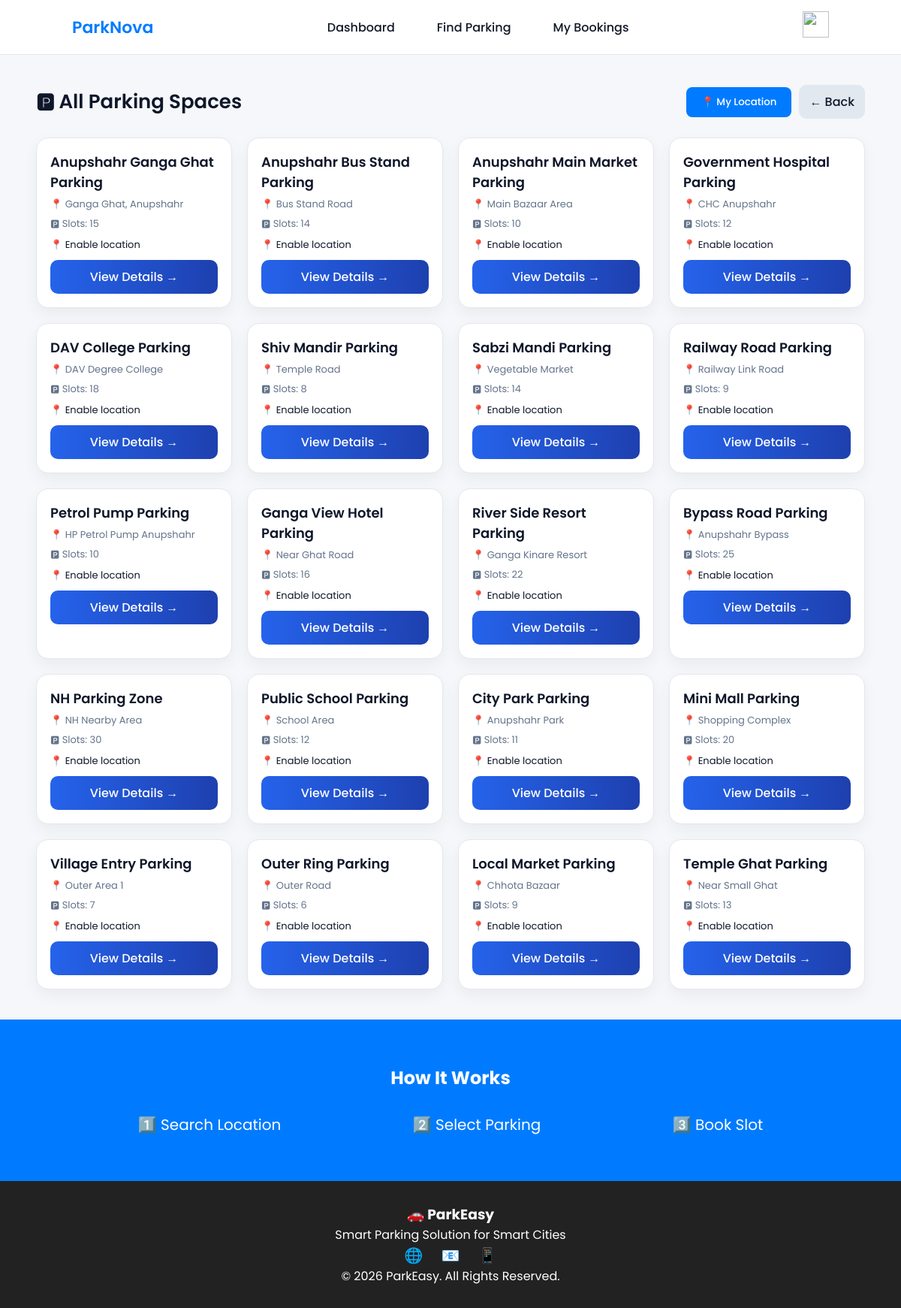
Screenshot of /all-parking/ with the database file from the repository.
### myapp/models.py (models this page shows, shortened)
class Parking(models.Model):
    name = models.CharField(max_length=100)
    address = models.CharField(max_length=200)
    price = models.IntegerField()
    available_slots = models.IntegerField(default=0)
    latitude = models.FloatField()
    longitude = models.FloatField()

### myapp/views.py (the view)
# urls.py: path('all-parking/', views.all_parkings, name='all_parking'),
def all_parkings(request):
    parkings = Parking.objects.all()
    user_lat = request.GET.get("lat")
    user_lng = request.GET.get("lng")
    if user_lat and user_lng:
        user_lat = float(user_lat)
        user_lng = float(user_lng)
        for p in parkings:
            p.distance = haversine(
                user_lat,
                user_lng,
                p.latitude,
                p.longitude
            )
    else:
        for p in parkings:
            p.distance = None
    return render(
        request,
        "all_parkings.html",
        {
            "parkings": parkings
        }
    )

### myapp/templates/all_parkings.html (shortened to what this page needs)
{% load static %}
<!DOCTYPE html>
<html>
<head>
    <link rel="stylesheet" href="{% static 'css/all_parkings-style.css' %}">
</head>
<body>
{% include 'nav2.html' %}
<div class="container">
    <div class="topbar">
        <h2>🅿 All Parking Spaces</h2>
        <div class="top-actions">
            <button class="btn" onclick="getLocation()">📍 My Location</button>
            <a href="{% url 'find_parking' %}" class="back-btn">← Back</a>
        </div>
    </div>
    <div class="grid">
        {% for p in parkings %}
        <div class="card">
            <h3 class="name">{{ p.name }}</h3>
            <p class="meta">📍 {{ p.address|default:"Address not available" }}</p>
            <p class="meta">🅿 Slots: {{ p.available_slots }}</p>
            {% if p.distance %}
                <p class="distance">📍 {{ p.distance|floatformat:2 }} km away</p>
            {% else %}
                <p class="distance">📍 Enable location</p>
            {% endif %}
            <a href="{% url 'parking_detail' p.id %}" class="book-btn">
                View Details →
            </a>
        </div>
        {% endfor %}
    </div>
</div>
{% include 'footer.html' %}
</body>
</html>

### myapp/templates/nav2.html (shortened to what this page needs)
{% load static %}
<!DOCTYPE html>
<html lang="en">
<head>
    <link rel="stylesheet" href="{%static 'css/nav2-style.css' %}">
</head>
<body>
<nav class="navbar">
    <div class="logo">ParkNova</div>
    <ul class="nav-links">
        <li><a href="{% url 'mydashboard' %}">Dashboard</a></li>
        <li><a href="{% url 'find_parking' %}">Find Parking</a></li>
        <li><a href="{% url 'my_bookings' %}">My Bookings</a></li>
    </ul>
    <div class="profile-menu">
        <img src="https://cdn-icons-png.flaticon.com/512/3135/3135715.png" class="profile-icon">
    </div>
</nav>
</body>
</html>

### myapp/templates/footer.html (shortened to what this page needs)
{% load static %}
<!DOCTYPE html>
<html lang="en">
<head>
    <link rel="stylesheet" href="{%static 'css/navbar-style.css' %}">
</head>
<body>
{% load static %}
<!DOCTYPE html>
<html lang="en">
<head>
    <link rel="stylesheet" href="{%static 'css/footer-style.css' %}">
</head>
<body>
<section class="steps">
    <h2>How It Works</h2>
    <div class="step-container">
        <div class="step">1️⃣ Search Location</div>
        <div class="step">2️⃣ Select Parking</div>
        <div class="step">3️⃣ Book Slot</div>
    </div>
</section>
<footer>
    <div class="footer-content">
        <h3>🚗 ParkEasy</h3>
        <p>Smart Parking Solution for Smart Cities</p>
        <div class="socials">
            <span>🌐</span>
            <span>📧</span>
            <span>📱</span>
        </div>
        <p class="copy">© 2026 ParkEasy. All Rights Reserved.</p>
    </div>
</footer>
</body>
</html>

### myapp/static/css/all_parkings-style.css (style rules this page uses)
* { margin: 0; padding: 0; box-sizing: border-box; font-family: 'Poppins', sans-serif; }
body { background: #f4f7fb; color: #0f172a; }
.container { width: 92%; max-width: 1200px; margin: 40px auto; }
.topbar { display: flex; justify-content: space-between; align-items: center; margin-bottom: 25px; }
.top-actions { display: flex; gap: 10px; align-items: center; margin-left: auto; }
.topbar h2 { font-size: 26px; font-weight: 600; color: #0f172a; }
.btn { background: linear-gradient(90deg, #2563eb, #1e40af); color: white; padding: 10px 16px; border: none; border-radius: 10px; cursor: pointer; font-weight: 500; transition: 0.3s; }
.back-btn { text-decoration: none; background: #e2e8f0; color: #0f172a; padding: 10px 14px; border-radius: 10px; font-weight: 500; transition: 0.3s; }
.grid { display: grid; grid-template-columns: repeat(auto-fit, minmax(260px, 1fr)); gap: 20px; }
.card { background: #ffffff; padding: 18px; border-radius: 16px; border: 1px solid #e5e7eb; box-shadow: 0 8px 20px rgba(0,0,0,0.05); transition: 0.3s; }
.name { font-size: 18px; font-weight: 600; margin-bottom: 6px; }
.meta { font-size: 13px; color: #64748b; margin-bottom: 6px; }
.distance { font-size: 13px; color: #0f172a; margin-top: 8px; }
.book-btn { display: block; text-align: center; padding: 10px; background: linear-gradient(90deg, #2563eb, #1e40af); color: white; border-radius: 10px; text-decoration: none; font-weight: 500; margin-top: 10px; transition: 0.3s; }

### myapp/static/css/nav2-style.css (style rules this page uses)
* { margin: 0; padding: 0; box-sizing: border-box; font-family: 'Poppins', sans-serif; }
.logo { font-size: 20px; font-weight: 600; color: #2563eb; }
.nav-links { list-style: none; display: flex; gap: 20px; }
.nav-links li a { text-decoration: none; color: #111827; font-weight: 500; transition: 0.2s; }
.profile-menu { position: relative; }
.profile-icon { width: 35px; height: 35px; cursor: pointer; }

### myapp/static/css/navbar-style.css (style rules this page uses)
:root { --primary: #007bff; --primary-dark: #0056b3; --bg: #f8fafc; --card: #ffffff; --text: #1e293b; --muted: #64748b; --border: #e2e8f0; }
* { margin: 0; padding: 0; box-sizing: border-box; font-family: 'Poppins', sans-serif; }
body { background: #f5f7fa; }
.navbar { display: flex; justify-content: space-between; align-items: center; padding: 15px 8%; background: white; border-bottom: 1px solid var(--border); position: sticky; top: 0; z-index: 1000; }
.logo { color: var(--primary); font-weight: 600; font-size: 22px; }
.nav-links { display: flex; list-style: none; }
.nav-links li { margin: 0 18px; }
.nav-links a { text-decoration: none; color: var(--text); font-weight: 500; position: relative; }
.nav-links a::after { content: ""; width: 0%; height: 2px; background: var(--primary); position: absolute; left: 0; bottom: -5px; transition: 0.3s; }
.btn { background: var(--primary); color: white; border: none; padding: 10px 20px; border-radius: 8px; cursor: pointer; transition: 0.25s; }

### myapp/static/css/footer-style.css (style rules this page uses)
.steps { padding: 60px 8%; background: #007bff; color: white; text-align: center; }
.step-container { display: flex; justify-content: space-around; margin-top: 30px; }
.step { font-size: 20px; }
footer { background: #222; color: white; padding: 30px; text-align: center; }
.socials span { margin: 10px; font-size: 20px; }

### rows the page displays
Parking: name "Anupshahr Ganga Ghat Parking", address "Ganga Ghat, Anupshahr", available_slots "15", shows "📍 Enable location"
Parking: name "Anupshahr Bus Stand Parking", address "Bus Stand Road", available_slots "14", shows "📍 Enable location"
Parking: name "Anupshahr Main Market Parking", address "Main Bazaar Area", available_slots "10", shows "📍 Enable location"
Parking: name "Government Hospital Parking", address "CHC Anupshahr", available_slots "12", shows "📍 Enable location"
Parking: name "DAV College Parking", address "DAV Degree College", available_slots "18", shows "📍 Enable location"
Parking: name "Shiv Mandir Parking", address "Temple Road", available_slots "8", shows "📍 Enable location"
Parking: name "Sabzi Mandi Parking", address "Vegetable Market", available_slots "14", shows "📍 Enable location"
Parking: name "Railway Road Parking", address "Railway Link Road", available_slots "9", shows "📍 Enable location"
Parking: name "Petrol Pump Parking", address "HP Petrol Pump Anupshahr", available_slots "10", shows "📍 Enable location"
Parking: name "Ganga View Hotel Parking", address "Near Ghat Road", available_slots "16", shows "📍 Enable location"
Parking: name "River Side Resort Parking", address "Ganga Kinare Resort", available_slots "22", shows "📍 Enable location"
Parking: name "Bypass Road Parking", address "Anupshahr Bypass", available_slots "25", shows "📍 Enable location"
Parking: name "NH Parking Zone", address "NH Nearby Area", available_slots "30", shows "📍 Enable location"
Parking: name "Public School Parking", address "School Area", available_slots "12", shows "📍 Enable location"
Parking: name "City Park Parking", address "Anupshahr Park", available_slots "11", shows "📍 Enable location"
Parking: name "Mini Mall Parking", address "Shopping Complex", available_slots "20", shows "📍 Enable location"
Parking: name "Village Entry Parking", address "Outer Area 1", available_slots "7", shows "📍 Enable location"
Parking: name "Outer Ring Parking", address "Outer Road", available_slots "6", shows "📍 Enable location"
Parking: name "Local Market Parking", address "Chhota Bazaar", available_slots "9", shows "📍 Enable location"
Parking: name "Temple Ghat Parking", address "Near Small Ghat", available_slots "13", shows "📍 Enable location"
